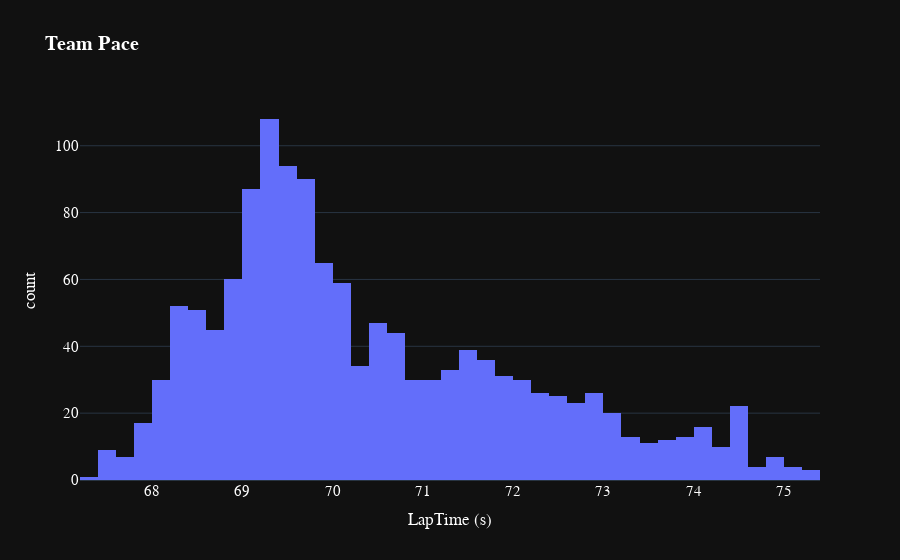

The cell this chart's notebook holds for it:
### Code cell
fig=px.histogram(
    transformed_laps[transformed_laps['Team']=="Mercedes"],
    x="LapTime (s)",
    title="<b>Lap Time Histogram for the {} {}</b>".format(year,gp),
    # color='Team',
    title="<b>Lap Time Histogram for the {} {}</b>".format(year,gp),
    template="plotly_dark",
    title="<b>Team Pace</b>",

color_discrete_map={
                 "Mercedes": "#6CD3BF",
                 "Red Bull Racing": "#3671C6",
                 "Alpine": "#2293D1",
                 "McLaren": "#FFA500",
                 "Haas": "#B6BABD",
                 "Williams": "#37BEDD",
                 "Alfa Romeo Racing": "#C92D4B",
                 "Ferrari": "#F91536",
                 "Aston Martin": "#358C75",
                 "AlphaTauri": "#5E8FAA" }
)
fig.update_traces(opacity=1)
fig.update_layout(
    yaxis = dict(tickfont = dict(size=15)),
    xaxis = dict(tickfont = dict(size=15)),
    font=dict(
        family="PT Sans Narrow",
        size=14,
        color="White"
    ),
    title_font_family="PT Sans Narrow"
#  "Arial", "Balto", "Courier New", "Droid Sans", "Droid Serif", "Droid Sans Mono", "Gravitas One", "Old Standard TT", "Open Sans", "Overpass", "PT Sans Narrow", "Raleway", "Times New Roman"
)
fig.show()

### Figure 1 — Plotly figure (JSON) as saved in the notebook; plotly's stock layout.template omitted (floating-point values rounded to 4 significant figures; data arrays with more than 128 entries replaced by an {"elided": "..."} marker saying what was removed)
{"data": [{"alignmentgroup": "True", "bingroup": "x", "hovertemplate": "LapTime (s)=%{x}<br>count=%{y}<extra></extra>", "legendgroup": "", "marker": {"color": "#636efa", "pattern": {"shape": ""}}, "name": "", "offsetgroup": "", "opacity": 1, "orientation": "v", "showlegend": false, "type": "histogram", "x": {"elided": "1364 float values"}, "xaxis": "x", "yaxis": "y"}], "layout": {"barmode": "relative", "font": {"color": "White", "family": "PT Sans Narrow", "size": 14}, "legend": {"tracegroupgap": 0}, "title": {"font": {"family": "PT Sans Narrow"}, "text": "<b>Team Pace</b>"}, "xaxis": {"anchor": "y", "domain": [0, 1], "tickfont": {"size": 15}, "title": {"text": "LapTime (s)"}}, "yaxis": {"anchor": "x", "domain": [0, 1], "tickfont": {"size": 15}, "title": {"text": "count"}}}}
